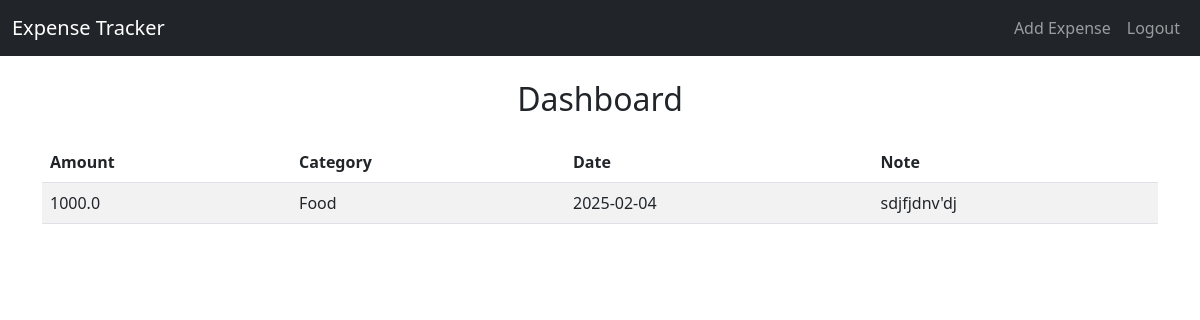
Page / (signed in) on the earlier database version.
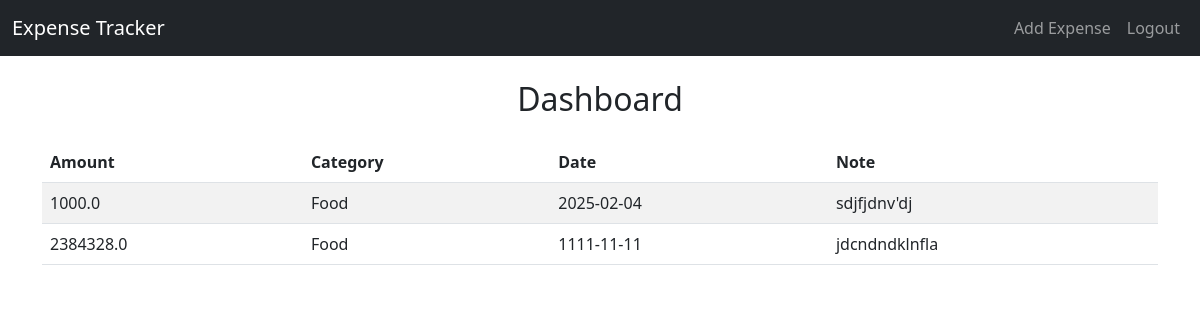
Same page on the later database version.
### models.py (models this page shows)
class Expense(db.Model):
    id = db.Column(db.Integer, primary_key=True)
    amount = db.Column(db.Float, nullable=False)
    category = db.Column(db.String(100), nullable=False)
    date = db.Column(db.Date, nullable=False)
    note = db.Column(db.Text)
    user_id = db.Column(db.Integer, db.ForeignKey('user.id'))

### routes.py (the view)
@app.route('/')
@login_required
def dashboard():
    expenses = Expense.query.filter_by(user_id=current_user.id).all()
    category_totals = {}
    for exp in expenses:
        category_totals[exp.category] = category_totals.get(exp.category, 0) + exp.amount
    categories = list(category_totals.keys())
    amounts = list(category_totals.values())
    return render_template('dashboard.html', expenses=expenses, categories=categories, amounts=amounts)

### app.py (called while the page is built)
@login_manager.user_loader
def load_user(user_id):
    return User.query.get(int(user_id))

### templates/dashboard.html
{% extends 'base.html' %}
{% block content %}
<h2 class="text-center mb-4">Dashboard</h2>
<table class="table table-striped">
    <thead>
        <tr>
            <th>Amount</th>
            <th>Category</th>
            <th>Date</th>
            <th>Note</th>
        </tr>
    </thead>
    <tbody>
        {% for expense in expenses %}
        <tr>
            <td>{{ expense.amount }}</td>
            <td>{{ expense.category }}</td>
            <td>{{ expense.date.strftime('%Y-%m-%d') }}</td>
            <td>{{ expense.note }}</td>
        </tr>
        {% endfor %}
    </tbody>
</table>
{% endblock %}

### templates/base.html (shortened to what this page needs)
<!DOCTYPE html>
<html lang="en">
<head>
    <link href="https://cdn.jsdelivr.net/npm/bootstrap@5.3.0/dist/css/bootstrap.min.css" rel="stylesheet">
</head>
<body>
<nav class="navbar navbar-expand-lg navbar-dark bg-dark">
    <div class="container-fluid">
        <a class="navbar-brand" href="{{ url_for('dashboard') }}">Expense Tracker</a>
        <div class="collapse navbar-collapse">
            <ul class="navbar-nav ms-auto">
                {% if current_user.is_authenticated %}
                <li class="nav-item">
                    <a class="nav-link" href="{{ url_for('add_expense') }}">Add Expense</a>
                </li>
                <li class="nav-item">
                    <a class="nav-link" href="{{ url_for('logout') }}">Logout</a>
                </li>
                {% endif %}
            </ul>
        </div>
    </div>
</nav>
<div class="container mt-4">
    {% block content %}{% endblock %}
</div>
</body>
</html>

Differences in the rows shown:
added Expense: amount "2384328.0", category "Food", date "1111-11-11", note "jdcndndklnfla"
